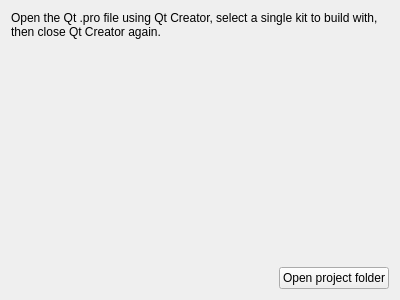
<?xml version="1.0" encoding="UTF-8"?>
<ui version="4.0">
 <class>OpenProFilePage</class>
 <widget class="QWizardPage" name="OpenProFilePage">
  <property name="geometry">
   <rect>
    <x>0</x>
    <y>0</y>
    <width>400</width>
    <height>300</height>
   </rect>
  </property>
  <property name="windowTitle">
   <string>WizardPage</string>
  </property>
  <layout class="QGridLayout" name="gridLayout_2">
   <item row="0" column="0" colspan="2">
    <widget class="QLabel" name="label">
     <property name="sizePolicy">
      <sizepolicy hsizetype="Preferred" vsizetype="MinimumExpanding">
       <horstretch>0</horstretch>
       <verstretch>0</verstretch>
      </sizepolicy>
     </property>
     <property name="text">
      <string>Open the Qt .pro file using Qt Creator, select a single kit to build with, then close Qt Creator again.</string>
     </property>
     <property name="alignment">
      <set>Qt::AlignLeading|Qt::AlignLeft|Qt::AlignTop</set>
     </property>
     <property name="wordWrap">
      <bool>true</bool>
     </property>
    </widget>
   </item>
   <item row="1" column="0" colspan="2">
    <layout class="QHBoxLayout" name="horizontalLayout">
     <item>
      <spacer name="horizontalSpacer">
       <property name="orientation">
        <enum>Qt::Horizontal</enum>
       </property>
       <property name="sizeHint" stdset="0">
        <size>
         <width>40</width>
         <height>20</height>
        </size>
       </property>
      </spacer>
     </item>
     <item>
      <widget class="QPushButton" name="openFolderButton">
       <property name="text">
        <string>Open project folder</string>
       </property>
      </widget>
     </item>
    </layout>
   </item>
  </layout>
 </widget>
 <resources/>
 <connections/>
</ui>
